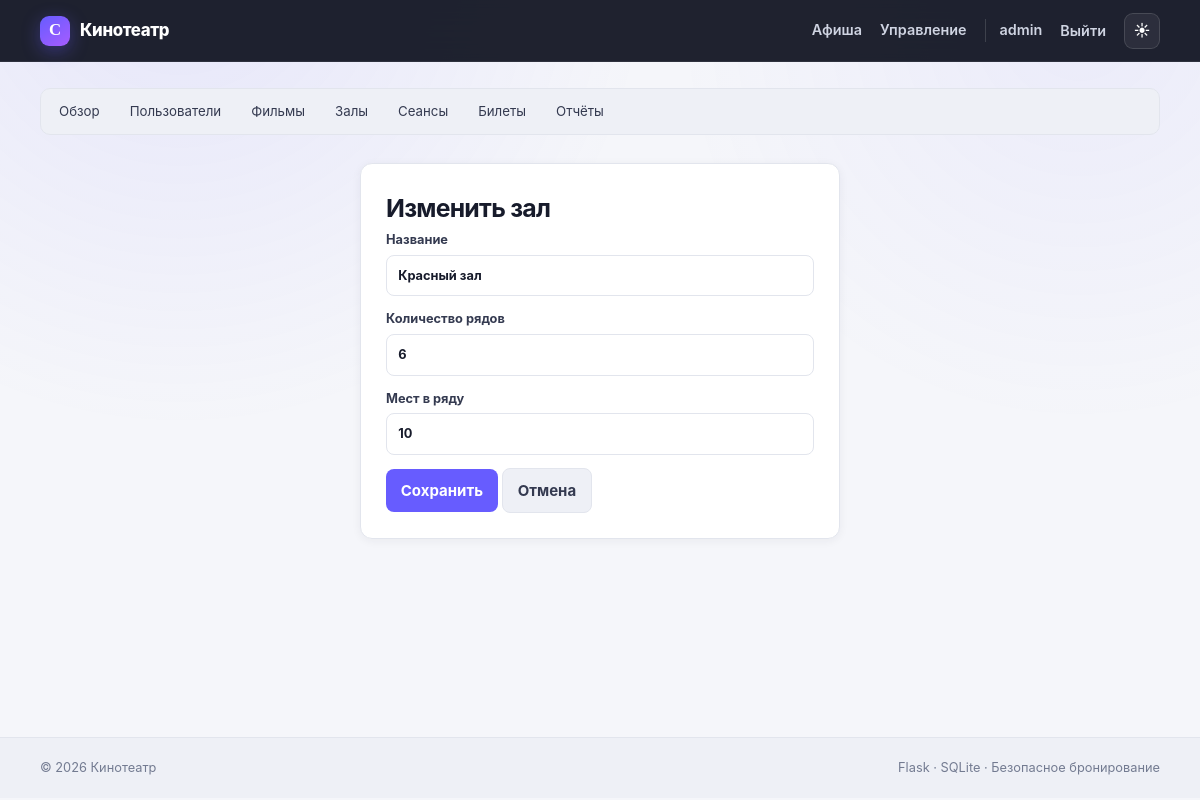
The page /admin/hall/1/edit (signed in) on the database its author committed.
### tables this page shows
CREATE TABLE users (
    id INTEGER PRIMARY KEY AUTOINCREMENT,
    username TEXT NOT NULL UNIQUE COLLATE NOCASE,
    password_hash TEXT NOT NULL,
    email TEXT NOT NULL UNIQUE COLLATE NOCASE,
    phone TEXT,
    role TEXT NOT NULL DEFAULT 'customer' CHECK(role IN ('admin', 'customer')),
    is_active INTEGER NOT NULL DEFAULT 1 CHECK(is_active IN (0, 1)),
    created_at TEXT NOT NULL DEFAULT CURRENT_TIMESTAMP
);

CREATE TABLE halls (
    id INTEGER PRIMARY KEY AUTOINCREMENT,
    name TEXT NOT NULL UNIQUE,
    rows_count INTEGER NOT NULL CHECK(rows_count BETWEEN 1 AND 30),
    seats_per_row INTEGER NOT NULL CHECK(seats_per_row BETWEEN 1 AND 40)
);

### routes/admin.py (the view, shortened to what this page needs)
@bp.route("/hall/<int:item_id>/edit", methods=("GET","POST"))
@admin_required
def hall_edit(item_id):
    db=get_db(); item=db.execute("SELECT * FROM halls WHERE id=?",(item_id,)).fetchone()
    if not item: abort(404)
    return render_template("admin/hall_edit.html",item=item)

### database.py (called while the page is built)
def get_db():
    if "db" not in g:
        g.db = sqlite3.connect(
            current_app.config["DATABASE"],
            detect_types=sqlite3.PARSE_DECLTYPES,
            timeout=10,
        )
        g.db.row_factory = sqlite3.Row
        g.db.execute("PRAGMA foreign_keys = ON")
        g.db.execute("PRAGMA busy_timeout = 10000")
    return g.db

### utils.py (called while the page is built)
def admin_required(view):
    @wraps(view)
    def wrapped(**kwargs):
        if g.user is None:
            return redirect(url_for("auth.login"))
        if g.user["role"] != "admin":
            abort(403)
        return view(**kwargs)
    return wrapped

### templates/admin/hall_edit.html
{% extends 'base.html' %}{% block title %}Изменение зала{% endblock %}{% block content %}{% include 'admin/_nav.html' %}<div class="auth-card"><h1>Изменить зал</h1><form method="post" class="stack"><input type="hidden" name="csrf_token" value="{{ csrf_token }}"><label>Название<input name="name" value="{{ item['name'] }}" required></label><label>Количество рядов<input type="number" name="rows_count" value="{{ item['rows_count'] }}" min="1" max="30" required></label><label>Мест в ряду<input type="number" name="seats_per_row" value="{{ item['seats_per_row'] }}" min="1" max="40" required></label><div><button>Сохранить</button> <a class="button secondary" href="{{ url_for('admin.halls') }}">Отмена</a></div></form></div>{% endblock %}

### templates/base.html (shortened to what this page needs)
<!doctype html>
<html lang="ru" data-theme="light" data-accent="violet">
<head>
  <link rel="stylesheet" href="{{ url_for('static', filename='style.css') }}">
</head>
<body>
<header class="topbar">
  <div class="container nav">
    <a class="brand" href="{{ url_for('main.index') }}"><span class="brand-mark">C</span><span>Кинотеатр</span></a>
    <nav id="main-nav">
      <a href="{{ url_for('main.index') }}">Афиша</a>
      {% if g.user %}
        {% if g.user['role']=='admin' %}<a href="{{ url_for('admin.dashboard') }}">Управление</a>{% else %}<a href="{{ url_for('booking.profile') }}">Мои билеты</a>{% endif %}
        <a class="user" href="{{ url_for('booking.profile') }}" title="Профиль и настройки">{{ g.user['username'] }}</a>
        <form class="inline" method="post" action="{{ url_for('auth.logout') }}"><input type="hidden" name="csrf_token" value="{{ csrf_token }}"><button class="link-button">Выйти</button></form>
      {% else %}
        <a href="{{ url_for('auth.login') }}">Вход</a><a class="nav-accent" href="{{ url_for('auth.register') }}">Регистрация</a>
      {% endif %}
      <div class="theme-wrap">
        <button class="theme-button" id="theme-button" type="button" aria-label="Настроить тему" aria-expanded="false"><span id="theme-icon">◐</span></button>
      </div>
    </nav>
  </div>
</header>
<main class="container">
  {% block content %}{% endblock %}
</main>
<footer><div class="container footer-content"><span>© 2026 Кинотеатр</span><span>Flask · SQLite · Безопасное бронирование</span></div></footer>
</body>
</html>

### static/style.css (style rules this page uses)
:root,[data-theme="light"] { color-scheme:light; --bg:#f5f6fa;--bg-soft:#eef0f6;--surface:#ffffff;--surface-2:#f8f9fc; --text:#171b2b;--text-2:#343a50;--muted:#737b91;--line:#e2e5ed; --topbar:rgba(17,21,34,.94);--topbar-text:#f6f7fb; --primary:#675cff;--primary-hover:#5549ef;--primary-soft:#eeecff;--primary-rgb:103,92,255; --danger:#dc3f55;--danger-soft:#fff0f2;--success:#11865a;--success-soft:#e8f8f1; --warning:#9a6800;--warning-soft:#fff7dd; --shadow-sm:0 2px 10px rgba(29,34,52,.055);--shadow:0 10px 35px rgba(29,34,52,.09); }
* { box-sizing:border-box }
html { scroll-behavior:smooth }
body { margin:0;background:var(--bg);color:var(--text);font:15px/1.55 Inter,ui-sans-serif,system-ui,-apple-system,"Segoe UI",sans-serif;transition:background .25s,color .25s }
body::before { content:"";position:fixed;inset:0 0 auto;height:430px;z-index:-1;background:radial-gradient(circle at 15% -10%,rgba(var(--primary-rgb),.1),transparent 42%),radial-gradient(circle at 90% 5%,rgba(var(--primary-rgb),.065),transparent 35%);pointer-events:none }
a { color:var(--primary);text-decoration:none }
button,input,select,textarea { font:inherit }
.container { width:min(1120px,calc(100% - 32px));margin-inline:auto }
.topbar { position:sticky;top:0;z-index:50;min-height:62px;display:flex;align-items:center;color:var(--topbar-text);background:var(--topbar);border-bottom:1px solid rgba(255,255,255,.07);backdrop-filter:blur(16px);-webkit-backdrop-filter:blur(16px) }
.nav { display:flex;align-items:center;justify-content:space-between;gap:24px }
.brand { display:flex;align-items:center;gap:10px;color:#fff;font-weight:850;font-size:1.05rem;letter-spacing:-.02em }
.brand-mark { display:grid;place-items:center;width:30px;height:30px;border-radius:9px;background:linear-gradient(145deg,var(--primary),#a65cff);color:#fff;box-shadow:0 5px 18px rgba(var(--primary-rgb),.36);font-family:Georgia,serif }
.nav nav { display:flex;align-items:center;gap:18px }
.nav nav>a,.link-button { color:#cfd4e2;font-weight:560;font-size:.9rem;transition:color .18s }
.user { padding-left:14px;border-left:1px solid rgba(255,255,255,.14);color:#929bad;font-size:.85rem }
.inline { display:inline }
.link-button,.text-danger { border:0;background:none;padding:0;cursor:pointer }
.theme-wrap { position:relative }
.theme-button { display:grid;place-items:center;width:36px;height:36px;padding:0;border:1px solid rgba(255,255,255,.13);border-radius:9px;background:rgba(255,255,255,.06);color:#fff;cursor:pointer;font-size:1rem }
main { min-height:calc(100vh - 125px);padding:26px 0 52px }
footer { padding:20px 0;background:var(--bg-soft);border-top:1px solid var(--line);color:var(--muted);font-size:.8rem }
.footer-content { display:flex;justify-content:space-between;gap:15px }
button,.button { display:inline-flex;align-items:center;justify-content:center;gap:7px;padding:.64rem .92rem;border:0;border-radius:8px;background:var(--primary);color:#fff;font-weight:720;cursor:pointer;transition:transform .16s,background .16s,box-shadow .16s }
.secondary { background:var(--bg-soft);color:var(--text-2);border:1px solid var(--line) }
input,select,textarea { width:100%;padding:.61rem .7rem;border:1px solid var(--line);border-radius:8px;background:var(--surface);color:var(--text);outline:0;transition:border-color .16s,box-shadow .16s }
input::placeholder,textarea::placeholder { color:var(--muted);opacity:.7 }
label { color:var(--text-2) }
.auth-card,.panel { border:1px solid var(--line);border-radius:12px;background:var(--surface);box-shadow:var(--shadow-sm) }
.auth-card { max-width:480px;margin:28px auto;padding:25px }
.auth-card h1 { margin:0 0 .2rem;font-size:1.55rem;letter-spacing:-.03em }
.stack { display:grid;gap:13px }
.stack label,.form-grid label,.session-form label { display:grid;gap:5px;font-size:.8rem;font-weight:650 }

### rows shown on the page
users: user.username "admin"
halls: name "Красный зал", rows_count "6", seats_per_row "10"
